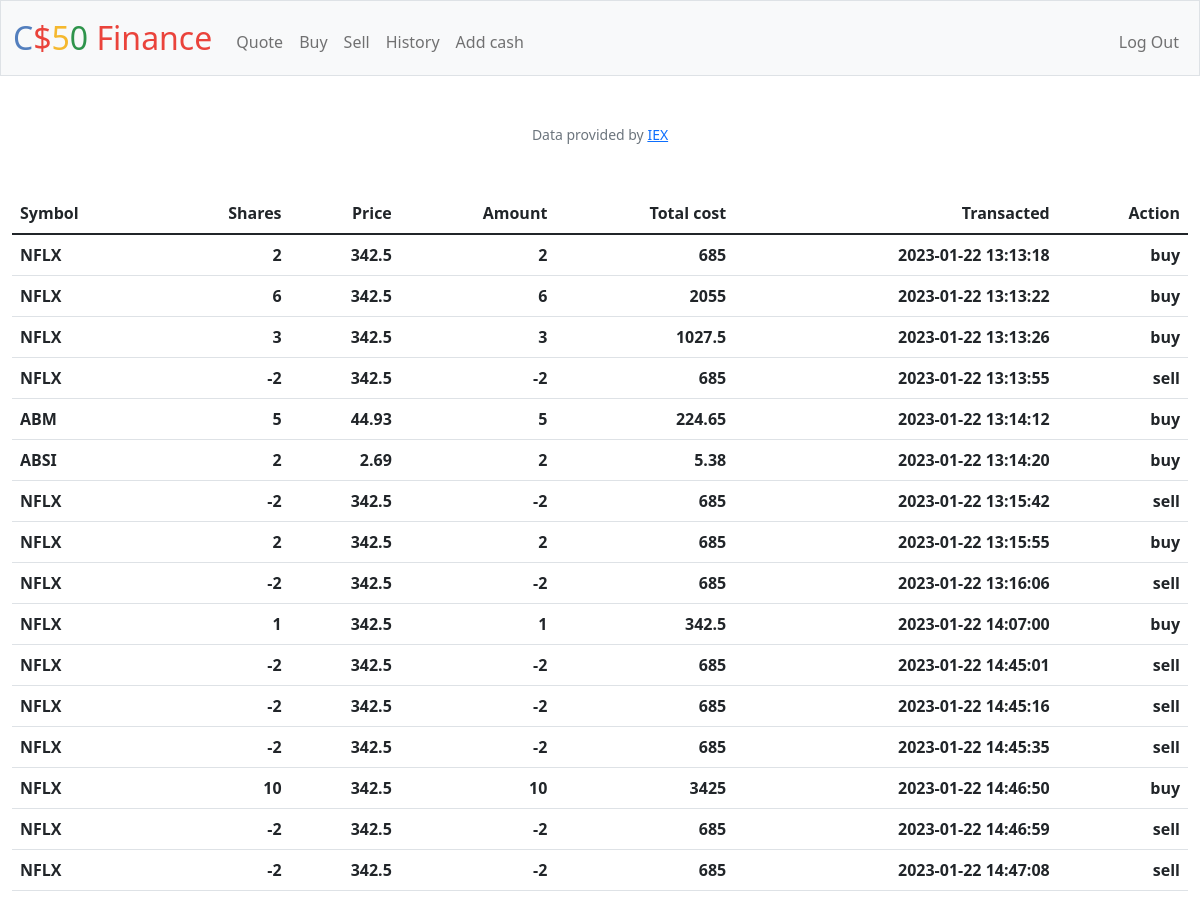
Screenshot of /history (signed in) with the database file from the repository.
### tables this page shows
CREATE TABLE 'Transactions' ('id' INTEGER PRIMARY KEY AUTOINCREMENT NOT NULL, 'date' DATETIME DEFAULT CURRENT_TIMESTAMP, 'amount' INTEGER NOT NULL, 'share' TEXT NOT NULL, 'cost' INTEGER NOT NULL, 'user_id' INTEGER NOT NULL, 'name' TEXT, 'action' TEXT, 'current_price' INTEGER);

### app.py (the view)
@app.route("/history")
@login_required
def history():
    user_id = session["user_id"]
    data= db.execute("SELECT * from transactions where user_id = ?",user_id)
    return render_template("history.html",data = data)

### app.py (called while the page is built)
@app.after_request
def after_request(response):
    response.headers["Cache-Control"] = "no-cache, no-store, must-revalidate"
    response.headers["Expires"] = 0
    response.headers["Pragma"] = "no-cache"
    return response

### helpers.py (called while the page is built)
def login_required(f):
    @wraps(f)
    def decorated_function(*args, **kwargs):
        if session.get("user_id") is None:
            return redirect("/login")
        return f(*args, **kwargs)
    return decorated_function

### templates/history.html (shortened to what this page needs)
{% extends "layout.html" %}
{% block main %}
<table class="table">
    <thead>
        <tr>
            <th class="text-start">Symbol</th>
            <th class="text-end">Shares</th>
            <th class="text-end">Price</th>
            <th class="text-end">Amount</th>
            <th class="text-end">Total cost</th>
            <th class="text-end">Transacted</th>
            <th class="text-end">Action</th>
        </tr>
    </thead>
    <tbody>
        {% for item in data %}
        <tr>
            <th class="text-start">{{item['share']}}</th>
            <th class="text-end">{{item['amount']}}</th>
            <th class="text-end">{{item['current_price']}}</th>
            <th class="text-end">{{item['amount']}}</th>
            <th class="text-end">{{item['cost']}}</th>
            <th class="text-end">{{item['date']}}</th>
            <th class="text-end">{{item['action']}}</th>
        </tr>
        {% endfor %}
    </tbody>
{% endblock %}

### templates/layout.html (shortened to what this page needs)
<!DOCTYPE html>
<html lang="en">
    <head>
        <link href="https://cdn.jsdelivr.net/npm/bootstrap@5.1.3/dist/css/bootstrap.min.css" rel="stylesheet">
        <link href="/static/styles.css" rel="stylesheet">
    </head>
    <body>
        <nav class="bg-light border navbar navbar-expand-md navbar-light">
            <div class="container-fluid">
                <a class="navbar-brand" href="/"><span class="blue">C</span><span class="red">$</span><span class="yellow">5</span><span class="green">0</span> <span class="red">Finance</span></a>
                <div class="collapse navbar-collapse" id="navbar">
                    {% if session["user_id"] %}
                        <ul class="navbar-nav me-auto mt-2">
                            <li class="nav-item"><a class="nav-link" href="/quote">Quote</a></li>
                            <li class="nav-item"><a class="nav-link" href="/buy">Buy</a></li>
                            <li class="nav-item"><a class="nav-link" href="/sell">Sell</a></li>
                            <li class="nav-item"><a class="nav-link" href="/history">History</a></li>
                            <li class="nav-item"><a class="nav-link" href="/cash">Add cash</a></li>
                        </ul>
                        <ul class="navbar-nav ms-auto mt-2">
                            <li class="nav-item"><a class="nav-link" href="/logout">Log Out</a></li>
                        </ul>
                    {% else %}
                        <ul class="navbar-nav ms-auto mt-2">
                            <li class="nav-item"><a class="nav-link" href="/register">Register</a></li>
                            <li class="nav-item"><a class="nav-link" href="/login">Log In</a></li>
                        </ul>
                    {% endif %}
                </div>
            </div>
        </nav>
        <main class="container-fluid py-5 text-center">
            {% block main %}{% endblock %}
        </main>
        <footer class="mb-5 small text-center text-muted">
            Data provided by <a href="https://iexcloud.io/">IEX</a>
        </footer>
    </body>
</html>

### static/styles.css (style rules this page uses)
nav .navbar-brand { font-size: xx-large; }
nav .navbar-brand .blue { color: #537fbe; }
nav .navbar-brand .red { color: #ea433b; }
nav .navbar-brand .yellow { color: #f5b82e; }
nav .navbar-brand .green { color: #2e944b; }

### rows the page displays
Transactions: share "NFLX", amount "2", current_price "342.5", cost "685", date "2023-01-22 13:13:18", action "buy"
Transactions: share "NFLX", amount "6", current_price "342.5", cost "2055", date "2023-01-22 13:13:22", action "buy"
Transactions: share "NFLX", amount "3", current_price "342.5", cost "1027.5", date "2023-01-22 13:13:26", action "buy"
Transactions: share "NFLX", amount "-2", current_price "342.5", cost "685", date "2023-01-22 13:13:55", action "sell"
Transactions: share "ABM", amount "5", current_price "44.93", cost "224.65", date "2023-01-22 13:14:12", action "buy"
Transactions: share "ABSI", amount "2", current_price "2.69", cost "5.38", date "2023-01-22 13:14:20", action "buy"
Transactions: share "NFLX", amount "-2", current_price "342.5", cost "685", date "2023-01-22 13:15:42", action "sell"
Transactions: share "NFLX", amount "2", current_price "342.5", cost "685", date "2023-01-22 13:15:55", action "buy"
Transactions: share "NFLX", amount "-2", current_price "342.5", cost "685", date "2023-01-22 13:16:06", action "sell"
Transactions: share "NFLX", amount "1", current_price "342.5", cost "342.5", date "2023-01-22 14:07:00", action "buy"
Transactions: share "NFLX", amount "-2", current_price "342.5", cost "685", date "2023-01-22 14:45:01", action "sell"
Transactions: share "NFLX", amount "-2", current_price "342.5", cost "685", date "2023-01-22 14:45:16", action "sell"
Transactions: share "NFLX", amount "-2", current_price "342.5", cost "685", date "2023-01-22 14:45:35", action "sell"
Transactions: share "NFLX", amount "10", current_price "342.5", cost "3425", date "2023-01-22 14:46:50", action "buy"
Transactions: share "NFLX", amount "-2", current_price "342.5", cost "685", date "2023-01-22 14:46:59", action "sell"
Transactions: share "NFLX", amount "-2", current_price "342.5", cost "685", date "2023-01-22 14:47:08", action "sell"
